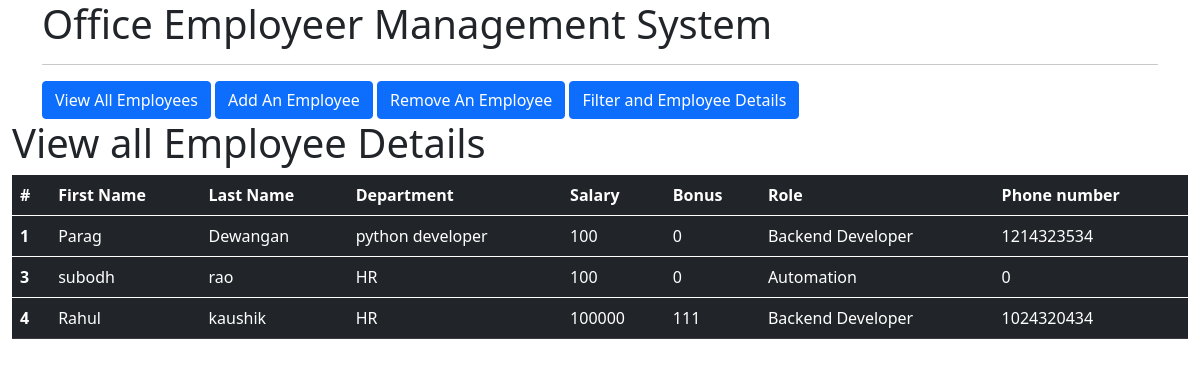
Page /all_emp/ on the committed database.
### emp_app/models.py (models this page shows, shortened)
class Employee(models.Model):
    first_name=models.CharField(max_length=100,null=False)
    last_name=models.CharField(max_length=100,null=False)
    dept=models.ForeignKey(Department,on_delete=models.CASCADE)
    salary=models.IntegerField(default=100,null=False)
    bonus=models.IntegerField(default=0)
    role=models.ForeignKey(Role,on_delete=models.CASCADE)
    phone=models.IntegerField(default=0)
    hire_date=models.DateTimeField()

class Department(models.Model):
    name=models.CharField(max_length=100,null=False)
    location=models.CharField(max_length=100)
    def __str__(self):
        return self.name

class Role(models.Model):
    name=models.CharField(max_length=100)
    def __str__(self):
        return self.name

### emp_app/views.py (the view)
# urls.py: path('all_emp/',views.all_emp,name='all_emp'),
def all_emp(request):
    emps=Employee.objects.all()
    context={
        'emps':emps,
    }
    return render(request,'view_all_emp.html',context)

### template/view_all_emp.html (shortened to what this page needs)
<!doctype html>
<html lang="en">
  <head>
    <link href="https://cdn.jsdelivr.net/npm/bootstrap@5.0.2/dist/css/bootstrap.min.css" rel="stylesheet">
  </head>
  <body>
    <div class='container'>
        <h1>Office Employeer Management System</h1>
        <hr>
        <a href="/all_emp" class="btn btn-primary" role="button" >View All Employees</a>
        <a href="/add_emp" class="btn btn-primary" role="button" >Add An Employee</a>
        <a href="/remove_emp" class="btn btn-primary" role="button" >Remove An Employee</a>
        <a href="/filter_emp" class="btn btn-primary" role="button" >Filter and Employee Details</a>
    </div>
    <div class="container-fluid">
        <h1>View all Employee Details</h1>
        <table class="table table-dark table-hover">
            <thead>
              <tr>
                <th scope="col">#</th>
                <th scope="col">First Name</th>
                <th scope="col">Last Name</th>
                <th scope="col">Department</th>
                <th scope="col">Salary</th>
                <th scope="col">Bonus</th>
                <th scope="col">Role</th>
                <th scope="col">Phone number</th>
              </tr>
            </thead>
            {% for emp in emps %}
            <tbody>
              <tr>
                <th scope="row">{{emp.id}}</th>
                <td>{{emp.first_name}}</td>
                <td>{{emp.last_name}}</td>
                <td>{{emp.dept}}</td>
                <td>{{emp.salary}}</td>
                <td>{{emp.bonus}}</td>
                <td>{{emp.role}}</td>
                <td>{{emp.phone}}</td>
              </tr>
              {%endfor%}
            </tbody>
          </table>
    </div>
  </body>
</html>

### rows in the picture
Employee: id "1", first_name "Parag", last_name "Dewangan", dept "python developer", salary "100", bonus "0", role "Backend Developer", phone "1214323534"
Employee: id "3", first_name "subodh", last_name "rao", dept "HR", salary "100", bonus "0", role "Automation", phone "0"
Employee: id "4", first_name "Rahul", last_name "kaushik", dept "HR", salary "100000", bonus "111", role "Backend Developer", phone "1024320434"
